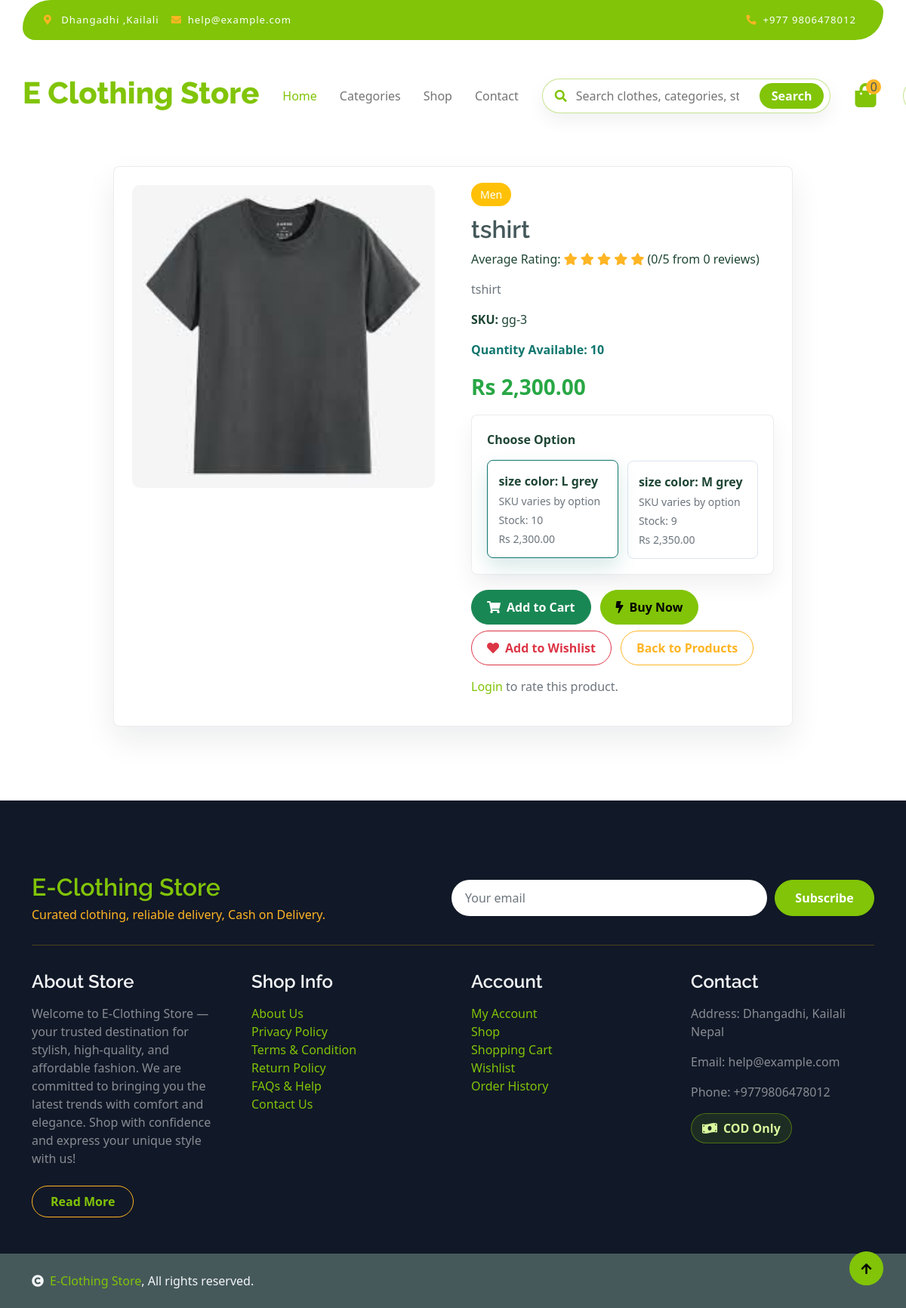
Screenshot of /user/product_details.php?id=114 with the database file from the repository.
### tables this page shows
CREATE TABLE `product` (
  `id` int NOT NULL AUTO_INCREMENT,
  `name` varchar(100) DEFAULT NULL,
  `description` text,
  `price` decimal(10,2) DEFAULT NULL,
  `quantity` int DEFAULT NULL,
  `sku` varchar(100) DEFAULT NULL,
  `category_id` int DEFAULT NULL,
  `image` varchar(255) DEFAULT NULL,
  `created_at` datetime DEFAULT CURRENT_TIMESTAMP,
  `deleted_at` datetime DEFAULT NULL,
  PRIMARY KEY (`id`),
  KEY `category_id` (`category_id`),
  CONSTRAINT `product_ibfk_1` FOREIGN KEY (`category_id`) REFERENCES `category` (`id`) ON DELETE CASCADE
);

CREATE TABLE `category` (
  `id` int NOT NULL AUTO_INCREMENT,
  `name` varchar(100) DEFAULT NULL,
  `description` text,
  `created_at` datetime DEFAULT CURRENT_TIMESTAMP,
  `deleted_at` datetime DEFAULT NULL,
  PRIMARY KEY (`id`)
);

CREATE TABLE `productdetail` (
  `id` int NOT NULL AUTO_INCREMENT,
  `product_id` int DEFAULT NULL,
  `variation_key` varchar(100) DEFAULT NULL,
  `variation_value` varchar(100) DEFAULT NULL,
  `variant_sku` varchar(120) DEFAULT NULL,
  `price_adjustment` decimal(10,2) NOT NULL DEFAULT '0.00',
  `quantity` int NOT NULL DEFAULT '0',
  `created_at` datetime DEFAULT CURRENT_TIMESTAMP,
  `deleted_at` datetime DEFAULT NULL,
  PRIMARY KEY (`id`),
  KEY `product_id` (`product_id`),
  CONSTRAINT `productdetail_ibfk_1` FOREIGN KEY (`product_id`) REFERENCES `product` (`id`) ON DELETE CASCADE
);

CREATE TABLE `store_settings` (
  `id` int NOT NULL AUTO_INCREMENT,
  `store_name` varchar(255) NOT NULL,
  `store_logo` varchar(255) DEFAULT NULL,
  `contact_number` varchar(50) DEFAULT NULL,
  `store_email` varchar(255) DEFAULT NULL,
  `store_address` varchar(255) DEFAULT NULL,
  `store_information` text,
  `established_date` varchar(50) DEFAULT NULL,
  `currency_code` varchar(10) NOT NULL DEFAULT 'NPR',
  `currency_symbol` varchar(20) NOT NULL DEFAULT 'Rs',
  PRIMARY KEY (`id`)
);

CREATE TABLE `store_pages` (
  `id` int NOT NULL AUTO_INCREMENT,
  `slug` varchar(120) NOT NULL,
  `title` varchar(180) NOT NULL,
  `content` mediumtext NOT NULL,
  `footer_group` varchar(50) NOT NULL DEFAULT 'shop',
  `sort_order` int NOT NULL DEFAULT '0',
  `is_active` tinyint(1) NOT NULL DEFAULT '1',
  `updated_at` datetime DEFAULT CURRENT_TIMESTAMP ON UPDATE CURRENT_TIMESTAMP,
  PRIMARY KEY (`id`),
  UNIQUE KEY `unique_store_page_slug` (`slug`)
);

### user/product_details.php (the view, shortened to what the rows shown need)
<?php
require_once __DIR__ . '/../includes/store.php';
require_once __DIR__ . '/../includes/product_variants.php';
$con = db_connect();
$product = null;
$avg_rating = 0;
$total_reviews = 0;
$variants = [];
if (isset($_GET['id'])) {
    $id = intval($_GET['id']);
    $sql = "SELECT p.*, c.name AS category_name
            FROM product p
            LEFT JOIN category c ON p.category_id = c.id
            WHERE p.id = $id";
    $result = mysqli_query($con, $sql);
    if ($row = mysqli_fetch_assoc($result)) {
        $product = $row;
        $rating_sql = "SELECT AVG(rating) AS avg_rating, COUNT(*) AS total_reviews
                       FROM product_ratings
                       WHERE product_id = $id";
        $rating_result = mysqli_query($con, $rating_sql);
        $rating_data = mysqli_fetch_assoc($rating_result);
        $avg_rating = round((float) ($rating_data['avg_rating'] ?? 0), 1);
        $total_reviews = (int) ($rating_data['total_reviews'] ?? 0);
        $variants = get_product_variants($con, $id);
    }
}
$firstAvailableVariantId = 0;
foreach ($variants as $variant) {
    if ((int) ($variant['quantity'] ?? 0) > 0) {
        $firstAvailableVariantId = (int) $variant['id'];
        break;
    }
}
?>
<?php include("includes/header.php"); ?>
<main class="container py-5" style="padding-top: 170px !important;">
<div class="product-container product-detail-panel p-4">
    <?php if ($product): ?>
        <div class="row g-5 align-items-start">
            <div class="col-md-6 text-center">
                <img src="../assets/images/<?php echo htmlspecialchars($product['image']); ?>" alt="<?php echo htmlspecialchars($product['name']); ?>" class="img-fluid product-image rounded">
            </div>
            <div class="col-md-6">
                <span class="category-badge"><?php echo htmlspecialchars($product['category_name']); ?></span>
                <h2 class="mt-3"><?php echo htmlspecialchars($product['name']); ?></h2>
                <p class="mt-2">
                    Average Rating:
                    <?php for ($i = 1; $i <= 5; $i++): ?>
                        <i class="fas fa-star <?= $i <= round($avg_rating) ? 'text-warning' : 'text-secondary'; ?>"></i>
                    <?php endfor; ?>
                    (<?= $avg_rating; ?>/5 from <?= $total_reviews; ?> reviews)
                </p>
                <p class="text-muted"><?php echo htmlspecialchars($product['description']); ?></p>
                <p><strong>SKU:</strong> <?php echo htmlspecialchars($product['sku']); ?></p>
                <p class="product-stock-line" id="stockText">
                </p>
                <p class="price-tag" id="productPrice"><?php echo money((float) $product['price'], $con); ?></p>
                <?php $canPurchase = (int) $product['quantity'] > 0 && (empty($variants) || $firstAvailableVariantId > 0); ?>
                <form class="product-option-form" id="productOptionForm" action="add_to_cart.php" method="GET">
                    <?php if (!empty($variants)): ?>
                        <div class="filter-panel mb-1">
                            <strong>Choose Option</strong>
                            <div class="variant-option-grid mt-3">
                                <?php foreach ($variants as $variant): ?>
                                    <?php
                                    $variantId = (int) $variant['id'];
                                    $variantStock = (int) ($variant['quantity'] ?? 0);
                                    $variantPrice = (float) $product['price'] + (float) $variant['price_adjustment'];
                                    $variantLabel = format_product_variant_label($variant);
                                    $isDisabled = $variantStock <= 0;
                                    ?>
                                    <div>
                                        <label class="variant-option-card" for="variant-<?= $variantId ?>">
                                            <strong><?= htmlspecialchars($variantLabel) ?></strong>
                                            <small><?= htmlspecialchars(trim((string) ($variant['variant_sku'] ?? '')) ?: 'SKU varies by option') ?></small>
                                            <small><?= $isDisabled ? 'Out of stock' : 'Stock: ' . $variantStock ?></small>
                                            <?php if ((float) $variant['price_adjustment'] !== 0.0): ?>
                                                <small><?= htmlspecialchars(money($variantPrice, $con)) ?></small>
                                            <?php endif; ?>
                                        </label>
                                    </div>
                                <?php endforeach; ?>
                            </div>
                        </div>
                    <?php endif; ?>
                    <div class="buy-actions">
                        <?php if ($canPurchase): ?>
                            <button type="submit" class="btn btn-success btn-style">
                                <i class="fa fa-shopping-cart me-2"></i>Add to Cart
                            </button>
                            <button type="submit" name="buy_now" value="1" class="btn btn-primary btn-style">
                                <i class="fa fa-bolt me-2"></i>Buy Now
                            </button>
                        <?php else: ?>
                            <button class="btn btn-outline-danger btn-style" disabled>Out of Stock</button>
                        <?php endif; ?>
                    </div>
                </form>
                <div class="buy-actions mt-2">
                    <a href="<?= isset($_SESSION['user_id']) ? 'add_to_wishlist.php?id=' . (int) $product['id'] : 'Userlogin.php' ?>" class="btn btn-outline-danger btn-style">
                        <i class="fas fa-heart me-2"></i>Add to Wishlist
                    </a>
                    <a href="our_shop.php" class="btn btn-outline-secondary btn-style">Back to Products</a>
                </div>
                <?php if (isset($_SESSION['user_id'])): ?>
                    <hr>
                    <h5>Rate this product</h5>
                    <form action="submit_rating.php" method="POST">
                        <input type="hidden" name="product_id" value="<?= $product['id']; ?>">
                        <div class="star-rating">
                            <?php for ($i = 5; $i >= 1; $i--): ?>
                                <input type="radio" name="rating" id="star<?= $i; ?>" value="<?= $i; ?>" required>
                                <label for="star<?= $i; ?>">★</label>
                            <?php endfor; ?>
                        </div>
                        <textarea name="review" rows="3" class="form-control mt-2" placeholder="Write your review (optional)"></textarea>
                        <button type="submit" class="btn btn-primary mt-2">Submit Rating</button>
                    </form>
                <?php else: ?>
                    <p class="mt-3 text-muted"><a href="Userlogin.php">Login</a> to rate this product.</p>
                <?php endif; ?>
            </div>
        </div>
    <?php endif; ?>
</div>
</main>
<?php include("includes/footer.php"); ?>

### user/includes/footer.php (shortened to what the rows shown need)
<?php
require_once __DIR__ . '/../../includes/pages.php';
require_once __DIR__ . '/../../includes/store.php';
$footerCon = isset($con) && $con instanceof mysqli ? $con : db_connect();
$footerSettings = get_store_settings($footerCon);
$footerPages = get_footer_pages($footerCon);
?>
<footer class="store-footer bg-dark text-white-50 pt-5 mt-5">
    <div class="container py-5">
        <div class="footer-top">
            <div>
                <h2 class="text-primary mb-1"><?= htmlspecialchars($footerSettings['store_name']) ?></h2>
                <p class="text-secondary mb-0">Curated clothing, reliable delivery, Cash on Delivery.</p>
            </div>
        </div>
        <div class="row g-5">
            <div class="col-lg-3 col-md-6">
                <div class="footer-item">
                    <h4 class="text-light mb-3">About Store</h4>
                    <p class="mb-4"><?= htmlspecialchars($footerSettings['store_information']) ?></p>
                    <a href="page.php?slug=about-us" class="btn border-secondary py-2 px-4 rounded-pill text-primary">Read More</a>
                </div>
            </div>
            <div class="col-lg-3 col-md-6">
                <div class="d-flex flex-column text-start footer-item">
                    <h4 class="text-light mb-3">Shop Info</h4>
                    <?php foreach ($footerPages as $page): ?>
                        <a class="btn-link" href="page.php?slug=<?= urlencode($page['slug']) ?>"><?= htmlspecialchars($page['title']) ?></a>
                    <?php endforeach; ?>
                    <a class="btn-link" href="contact.php">Contact Us</a>
                </div>
            </div>
            <div class="col-lg-3 col-md-6">
                <div class="footer-item">
                    <h4 class="text-light mb-3">Contact</h4>
                    <p>Address: <?= htmlspecialchars($footerSettings['store_address']) ?></p>
                    <p>Email: <?= htmlspecialchars($footerSettings['store_email']) ?></p>
                    <p>Phone: <?= htmlspecialchars($footerSettings['contact_number']) ?></p>
                    <div class="cod-payment-badge"><i class="fas fa-money-bill-wave"></i> COD Only</div>
                </div>
            </div>
        </div>
    </div>
</footer>
<div class="container-fluid copyright bg-dark py-4">
    <div class="container">
        <span class="text-light"><a href="../index.php"><i class="fas fa-copyright text-light me-2"></i><?= htmlspecialchars($footerSettings['store_name']) ?></a>, All rights reserved.</span>
    </div>
</div>

### rows the page displays
product: image (picture), category.name "Men", name "tshirt", description "tshirt", sku "gg-3"
productdetail: variantLabel "size color: L grey", variant_sku "SKU varies by option", quantity "10", money($variantPrice, $con) "Rs 2,300.00"
productdetail: variantLabel "size color: M grey", variant_sku "SKU varies by option", quantity "9", money($variantPrice, $con) "Rs 2,350.00"
store_settings: store_name "E-Clothing Store", store_information "Welcome to E-Clothing Store — your trusted destination for stylish, high-quality, and affordable fashion. We are committed to bringing you the latest trends with comfort and elegance. Shop with confidence and express your unique style with us!", store_address "Dhangadhi, Kailali Nepal", store_email "help@example.com", contact_number "+9779806478012"
store_pages: title "About Us"
store_pages: title "Privacy Policy"
store_pages: title "Terms & Condition"
store_pages: title "Return Policy"
store_pages: title "FAQs & Help"

### other values shown
$cartCount "0"
$avg_rating "0"
$total_reviews "0"
